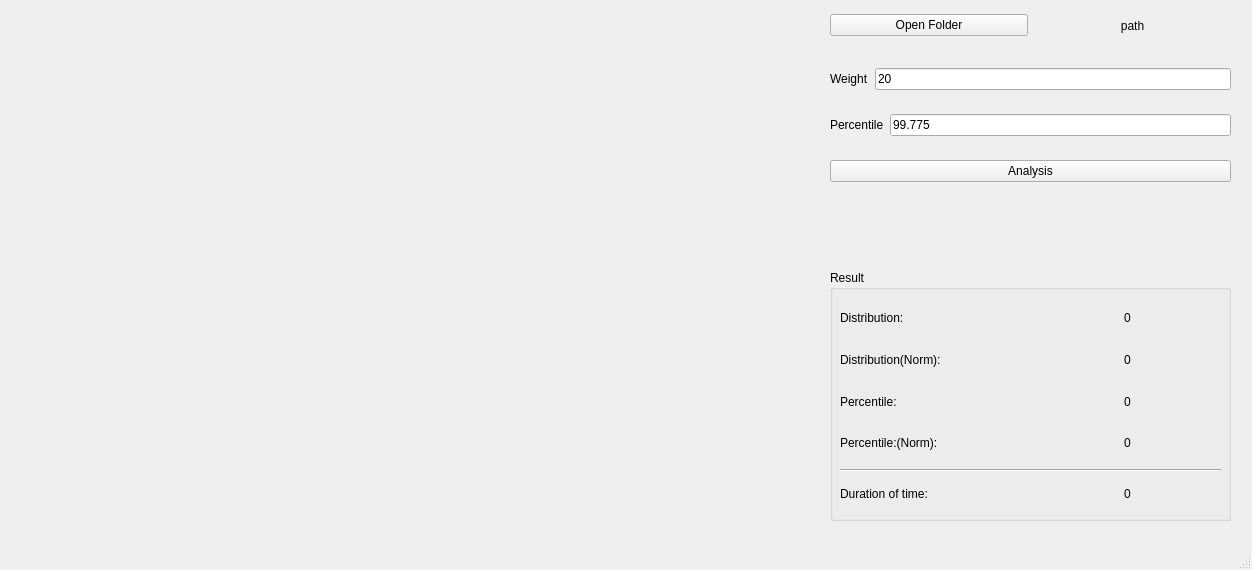
<?xml version="1.0" encoding="UTF-8"?>
<ui version="4.0">
 <class>MainWindow</class>
 <widget class="QMainWindow" name="MainWindow">
  <property name="geometry">
   <rect>
    <x>0</x>
    <y>0</y>
    <width>1252</width>
    <height>570</height>
   </rect>
  </property>
  <property name="windowTitle">
   <string>MainWindow</string>
  </property>
  <widget class="QWidget" name="centralwidget">
   <widget class="QLabel" name="label">
    <property name="geometry">
     <rect>
      <x>830</x>
      <y>220</y>
      <width>401</width>
      <height>31</height>
     </rect>
    </property>
    <property name="text">
     <string/>
    </property>
    <property name="alignment">
     <set>Qt::AlignCenter</set>
    </property>
   </widget>
   <widget class="QWidget" name="horizontalLayoutWidget_2">
    <property name="geometry">
     <rect>
      <x>830</x>
      <y>10</y>
      <width>401</width>
      <height>31</height>
     </rect>
    </property>
    <layout class="QHBoxLayout" name="horizontalLayout_2">
     <item>
      <widget class="QPushButton" name="pushButton_open">
       <property name="text">
        <string>Open Folder</string>
       </property>
       <property name="autoRepeatInterval">
        <number>97</number>
       </property>
       <property name="autoDefault">
        <bool>true</bool>
       </property>
      </widget>
     </item>
     <item>
      <widget class="QLabel" name="path_label">
       <property name="text">
        <string>path</string>
       </property>
       <property name="alignment">
        <set>Qt::AlignCenter</set>
       </property>
      </widget>
     </item>
    </layout>
   </widget>
   <widget class="QWidget" name="verticalLayoutWidget">
    <property name="geometry">
     <rect>
      <x>830</x>
      <y>50</y>
      <width>401</width>
      <height>151</height>
     </rect>
    </property>
    <layout class="QVBoxLayout" name="verticalLayout">
     <item>
      <layout class="QHBoxLayout" name="horizontalLayout_4">
       <item>
        <widget class="QLabel" name="label_5">
         <property name="text">
          <string>Weight</string>
         </property>
        </widget>
       </item>
       <item>
        <widget class="QLineEdit" name="weight_value">
         <property name="text">
          <string>20</string>
         </property>
        </widget>
       </item>
      </layout>
     </item>
     <item>
      <layout class="QHBoxLayout" name="horizontalLayout_8">
       <item>
        <widget class="QLabel" name="label_6">
         <property name="text">
          <string>Percentile</string>
         </property>
        </widget>
       </item>
       <item>
        <widget class="QLineEdit" name="percentile_value">
         <property name="text">
          <string>99.775</string>
         </property>
        </widget>
       </item>
      </layout>
     </item>
     <item>
      <widget class="QPushButton" name="Analysis_Button">
       <property name="text">
        <string>Analysis</string>
       </property>
      </widget>
     </item>
    </layout>
   </widget>
   <widget class="QGroupBox" name="groupBox">
    <property name="geometry">
     <rect>
      <x>830</x>
      <y>270</y>
      <width>401</width>
      <height>251</height>
     </rect>
    </property>
    <property name="title">
     <string>Result</string>
    </property>
    <widget class="Line" name="line">
     <property name="geometry">
      <rect>
       <x>10</x>
       <y>190</y>
       <width>381</width>
       <height>20</height>
      </rect>
     </property>
     <property name="orientation">
      <enum>Qt::Horizontal</enum>
     </property>
    </widget>
    <widget class="QWidget" name="horizontalLayoutWidget">
     <property name="geometry">
      <rect>
       <x>10</x>
       <y>210</y>
       <width>381</width>
       <height>27</height>
      </rect>
     </property>
     <layout class="QHBoxLayout" name="horizontalLayout">
      <item>
       <widget class="QLabel" name="label_4">
        <property name="text">
         <string>Duration of time:</string>
        </property>
       </widget>
      </item>
      <item>
       <widget class="QLabel" name="label_3">
        <property name="text">
         <string>0</string>
        </property>
        <property name="alignment">
         <set>Qt::AlignCenter</set>
        </property>
       </widget>
      </item>
     </layout>
    </widget>
    <widget class="QWidget" name="verticalLayoutWidget_2">
     <property name="geometry">
      <rect>
       <x>10</x>
       <y>30</y>
       <width>381</width>
       <height>161</height>
      </rect>
     </property>
     <layout class="QVBoxLayout" name="verticalLayout_2">
      <item>
       <layout class="QHBoxLayout" name="horizontalLayout_5">
        <item>
         <widget class="QLabel" name="label_2">
          <property name="text">
           <string>Distribution:</string>
          </property>
         </widget>
        </item>
        <item>
         <widget class="QLabel" name="SI_cut">
          <property name="text">
           <string>0</string>
          </property>
          <property name="alignment">
           <set>Qt::AlignCenter</set>
          </property>
         </widget>
        </item>
       </layout>
      </item>
      <item>
       <layout class="QHBoxLayout" name="horizontalLayout_7">
        <item>
         <widget class="QLabel" name="label_10">
          <property name="text">
           <string>Distribution(Norm):</string>
          </property>
         </widget>
        </item>
        <item>
         <widget class="QLabel" name="SI_norm">
          <property name="text">
           <string>0</string>
          </property>
          <property name="alignment">
           <set>Qt::AlignCenter</set>
          </property>
         </widget>
        </item>
       </layout>
      </item>
      <item>
       <layout class="QHBoxLayout" name="horizontalLayout_9">
        <item>
         <widget class="QLabel" name="label_16">
          <property name="text">
           <string>Percentile:</string>
          </property>
         </widget>
        </item>
        <item>
         <widget class="QLabel" name="P_cut">
          <property name="text">
           <string>0</string>
          </property>
          <property name="alignment">
           <set>Qt::AlignCenter</set>
          </property>
         </widget>
        </item>
       </layout>
      </item>
      <item>
       <layout class="QHBoxLayout" name="horizontalLayout_6">
        <item>
         <widget class="QLabel" name="label_7">
          <property name="text">
           <string>Percentile:(Norm):</string>
          </property>
         </widget>
        </item>
        <item>
         <widget class="QLabel" name="P_norm">
          <property name="text">
           <string>0</string>
          </property>
          <property name="alignment">
           <set>Qt::AlignCenter</set>
          </property>
         </widget>
        </item>
       </layout>
      </item>
     </layout>
    </widget>
   </widget>
   <widget class="QWidget" name="verticalLayoutWidget_3">
    <property name="geometry">
     <rect>
      <x>10</x>
      <y>10</y>
      <width>801</width>
      <height>511</height>
     </rect>
    </property>
    <layout class="QVBoxLayout" name="graph_v"/>
   </widget>
  </widget>
  <widget class="QMenuBar" name="menubar">
   <property name="geometry">
    <rect>
     <x>0</x>
     <y>0</y>
     <width>1252</width>
     <height>21</height>
    </rect>
   </property>
  </widget>
  <widget class="QStatusBar" name="statusbar"/>
 </widget>
 <resources/>
 <connections/>
 <slots>
  <slot>slot_fileopen()</slot>
 </slots>
</ui>
